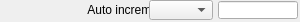
   <widget class="caFrame" name="caFrame_3">
    <property name="geometry">
     <rect>
      <x>22</x>
      <y>173</y>
      <width>300</width>
      <height>22</height>
     </rect>
    </property>
    <widget class="caLabel" name="caLabel_3">
     <property name="geometry">
      <rect>
       <x>0</x>
       <y>0</y>
       <width>168</width>
       <height>20</height>
      </rect>
     </property>
     <property name="frameShape">
      <enum>QFrame::NoFrame</enum>
     </property>
     <property name="text">
      <string>Auto increment</string>
     </property>
     <property name="alignment">
      <set>Qt::AlignAbsolute|Qt::AlignRight|Qt::AlignTrailing|Qt::AlignVCenter</set>
     </property>
     <property name="fontScaleMode">
      <enum>ESimpleLabel::WidthAndHeight</enum>
     </property>
     <property name="foreground">
      <color>
       <red>0</red>
       <green>0</green>
       <blue>0</blue>
      </color>
     </property>
     <property name="background">
      <color alpha="0">
       <red>0</red>
       <green>0</green>
       <blue>0</blue>
      </color>
     </property>
    </widget>
    <widget class="caMenu" name="caMenu_0">
     <property name="geometry">
      <rect>
       <x>149</x>
       <y>0</y>
       <width>64</width>
       <height>20</height>
      </rect>
     </property>
     <property name="channel" stdset="0">
      <string>$(P)$(R)AutoIncrement</string>
     </property>
     <property name="colorMode">
      <enum>caMenu::Static</enum>
     </property>
     <property name="foreground">
      <color>
       <red>0</red>
       <green>0</green>
       <blue>0</blue>
      </color>
     </property>
     <property name="background">
      <color>
       <red>115</red>
       <green>223</green>
       <blue>255</blue>
      </color>
     </property>
    </widget>
    <widget class="caLineEdit" name="caLineEdit_2">
     <property name="geometry">
      <rect>
       <x>218</x>
       <y>1</y>
       <width>80</width>
       <height>18</height>
      </rect>
     </property>
     <property name="alignment">
      <set>Qt::AlignAbsolute|Qt::AlignLeading|Qt::AlignLeft|Qt::AlignVCenter</set>
     </property>
     <property name="channel" stdset="0">
      <string>$(P)$(R)AutoIncrement_RBV</string>
     </property>
     <property name="foreground">
      <color>
       <red>10</red>
       <green>0</green>
       <blue>184</blue>
      </color>
     </property>
     <property name="background">
      <color>
       <red>187</red>
       <green>187</green>
       <blue>187</blue>
      </color>
     </property>
     <property name="colorMode">
      <enum>caLineEdit::Static</enum>
     </property>
     <property name="precisionMode">
      <enum>caLineEdit::Channel</enum>
     </property>
     <property name="limitsMode">
      <enum>caLineEdit::Channel</enum>
     </property>
     <property name="maxValue">
      <double>1.000000000000000</double>
     </property>
     <property name="minValue">
      <double>0.000000000000000</double>
     </property>
     <property name="fontScaleMode">
      <enum>caLineEdit::WidthAndHeight</enum>
     </property>
     <property name="formatType">
      <enum>caLineEdit::decimal</enum>
     </property>
    </widget>
   </widget>
